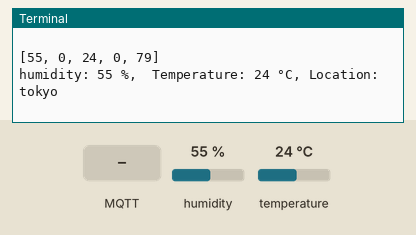
Simulated run of this program. Board: Raspberry Pi (BCM pin numbers). On the bench: the last lines printed to the terminal. The test bench sets the inputs (shaded band); at power-on: humidity 55 %, temperature 24 °C. No MQTT or app messages arrive unless stated.

Above: at 1.3 s.
1.4 s: MQTT message "1" arrives on the first subscribed topic
At 1.8 s:
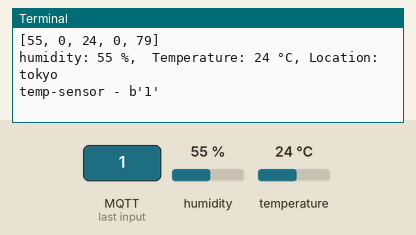
2.9 s: MQTT message "on" arrives on the first subscribed topic
At 3.4 s:
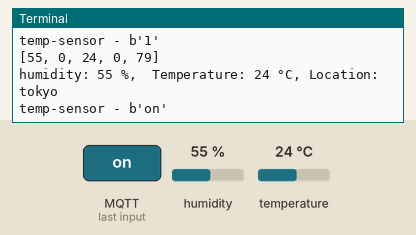
4.4 s: MQTT message "off" arrives on the first subscribed topic
At 4.54 s:
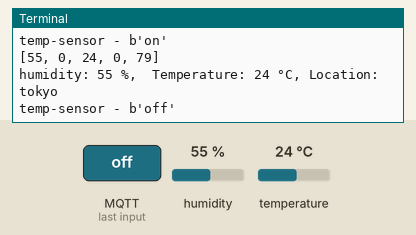
5.9 s: humidity set to 22 %
At 7.2 s:
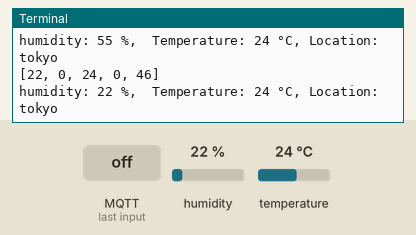
7.4 s: temperature set to 12 °C
At 8.3 s:
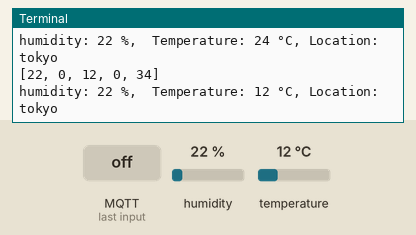
8.9 s: humidity set to 40 %
At 9.7 s:
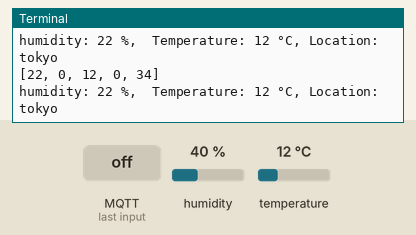
Timing chart, 0 to 11.4 s (numbered marks = the images above; inputs shaded):
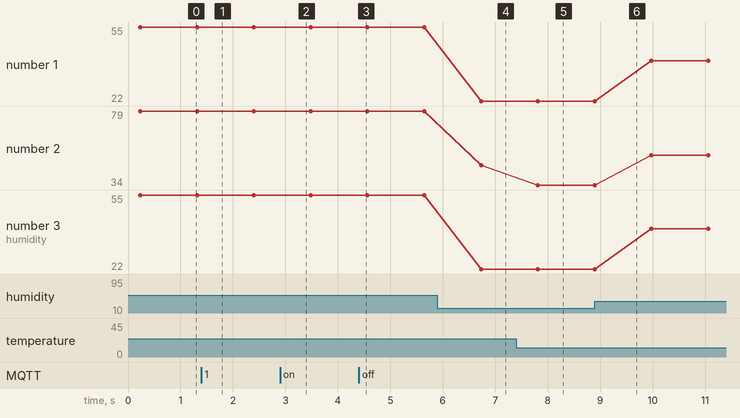

Measured:
- after the input at 1.4 s, the terminal: prints a new line at once (image 1)
- after the input at 2.9 s, the terminal: prints a new line at once (image 2)
- after the input at 4.4 s, the terminal: prints a new line at once (image 3)
- after the input at 5.9 s, the terminal: prints a new line after 0.83 s (image 4)
- after the input at 7.4 s, the terminal: prints a new line after 0.41 s (image 5)
- plotted number 1: 55 → 22 after the input at 5.9 s, 22 → 40 after the input at 8.9 s
- plotted number 2: 79 → 46 after the input at 5.9 s, 46 → 34 after the input at 7.4 s, 34 → 52 after the input at 8.9 s
- plotted number 3: 55 → 22 after the input at 5.9 s, 22 → 40 after the input at 8.9 s

The program:

temp.py
```python
##########################################################################
# Filename    : temp.py
# Description : xi-iot temp senssor ith OSOYOO DHT11 humiture & temperature module
##########################################################################
import RPi.GPIO as GPIO
import time
import paho.mqtt.client as mqtt
import os
import json
import argparse
parser = argparse.ArgumentParser()

#DHT11 connect to BCM_GPIO14
DHTPIN = 14

GPIO.setmode(GPIO.BCM)

MAX_UNCHANGE_COUNT = 100

STATE_INIT_PULL_DOWN = 1
STATE_INIT_PULL_UP = 2
STATE_DATA_FIRST_PULL_DOWN = 3
STATE_DATA_PULL_UP = 4
STATE_DATA_PULL_DOWN = 5

# Setting for Xi IoT Edge OS
EDGE_SERVER = os.getenv('EDGE_SERVER','192.168.199.99')
EDGE_PORT = os.getenv('EDGE_PORT',1883)
temp_data = {}

# Setting for payload
LOCATION = 'tokyo'

# if set parser overwrite
parser.add_argument('-l', '--location')
args = parser.parse_args()
LOCATION = args.location if args.location else LOCATION


def read_dht11_dat():
    GPIO.setup(DHTPIN, GPIO.OUT)
    GPIO.output(DHTPIN, GPIO.HIGH)
    time.sleep(0.05)
    GPIO.output(DHTPIN, GPIO.LOW)
    time.sleep(0.02)
    GPIO.setup(DHTPIN, GPIO.IN, GPIO.PUD_UP)

    unchanged_count = 0
    last = -1
    data = []
    while True:
        current = GPIO.input(DHTPIN)
        data.append(current)
        if last != current:
            unchanged_count = 0
            last = current
        else:
            unchanged_count += 1
            if unchanged_count > MAX_UNCHANGE_COUNT:
                break

    state = STATE_INIT_PULL_DOWN

    lengths = []
    current_length = 0

    for current in data:
        current_length += 1

        if state == STATE_INIT_PULL_DOWN:
            if current == GPIO.LOW:
                state = STATE_INIT_PULL_UP
            else:
                continue
        if state == STATE_INIT_PULL_UP:
            if current == GPIO.HIGH:
                state = STATE_DATA_FIRST_PULL_DOWN
            else:
                continue
        if state == STATE_DATA_FIRST_PULL_DOWN:
            if current == GPIO.LOW:
                state = STATE_DATA_PULL_UP
            else:
                continue
        if state == STATE_DATA_PULL_UP:
            if current == GPIO.HIGH:
                current_length = 0
                state = STATE_DATA_PULL_DOWN
            else:
                continue
        if state == STATE_DATA_PULL_DOWN:
            if current == GPIO.LOW:
                lengths.append(current_length)
                state = STATE_DATA_PULL_UP
            else:
                continue
    if len(lengths) != 40:
        print("Data not good, skip")
        return False

    shortest_pull_up = min(lengths)
    longest_pull_up = max(lengths)
    halfway = (longest_pull_up + shortest_pull_up) / 2
    bits = []
    the_bytes = []
    byte = 0

    for length in lengths:
        bit = 0
        if length > halfway:
            bit = 1
        bits.append(bit)
    #print("bits: %s, length: %d" % (bits, len(bits)))
    for i in range(0, len(bits)):
        byte = byte << 1
        if (bits[i]):
            byte = byte | 1
        else:
            byte = byte | 0
        if ((i + 1) % 8 == 0):
            the_bytes.append(byte)
            byte = 0
    print(the_bytes)
    checksum = (the_bytes[0] + the_bytes[1] + the_bytes[2] + the_bytes[3]) & 0xFF
    if the_bytes[4] != checksum:
        print("Data not good, skip")
        return False

    return the_bytes[0], the_bytes[2]

def on_connect(client, userdata, flags, rc):
    print("Connected with result code "+str(rc))

    # Subscribing in on_connect() means that if we lose the connection and
    # reconnect then subscriptions will be renewed.
    client.subscribe("temp-sensor")

# The callback for when a PUBLISH message is received from the server.
def on_message(client, userdata, msg):
    print(msg.topic+" - "+str(msg.payload))

def main():
    print("Raspberry Pi wiringPi DHT11 Temperature test program\n")
    while True:
        result = read_dht11_dat()
        if result:
            humidity, temperature = result
            print("humidity: %s %%,  Temperature: %s °C, Location: %s" % (humidity, temperature, LOCATION))

            #mqtt publish
            temp_data["temperature"] = temperature
            temp_data["humidity"] = humidity
            temp_data["location"] = LOCATION
            mqclient.publish("data/temp", json.dumps(temp_data))

        time.sleep(1)

def destroy():
    GPIO.cleanup()


#launch MQTT subsystem
mqclient = mqtt.Client()
mqclient.on_connect = on_connect
mqclient.on_message = on_message
#mqclient.message_callback_add("factory/motor", on_motor)

mqclient.tls_set(ca_certs="mqtt-cert/CACertificate.crt", certfile="mqtt-cert/certificate.crt", keyfile="mqtt-cert/privateKey.key")
mqclient.tls_insecure_set(True)

mqclient.connect(EDGE_SERVER, EDGE_PORT, 60)
mqclient.loop_start()


if __name__ == '__main__':
    try:
        main()
    except KeyboardInterrupt:
        destroy()
```
